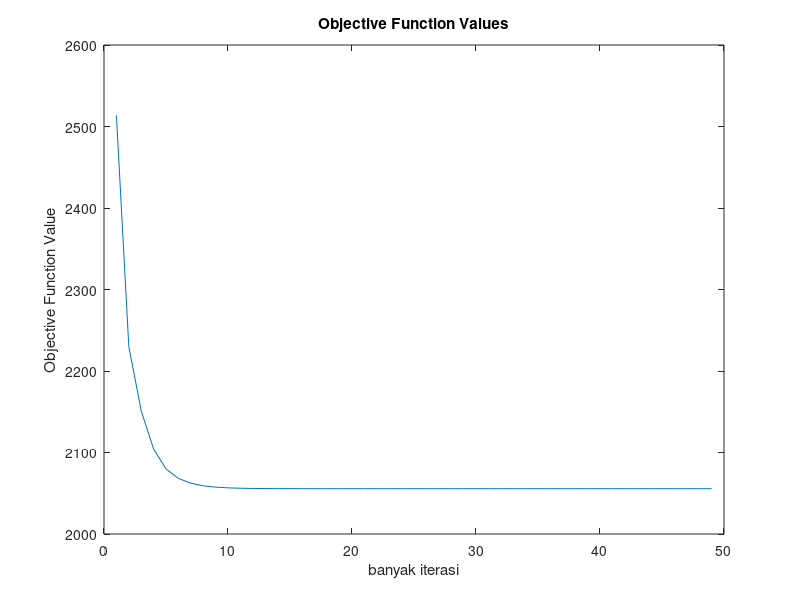
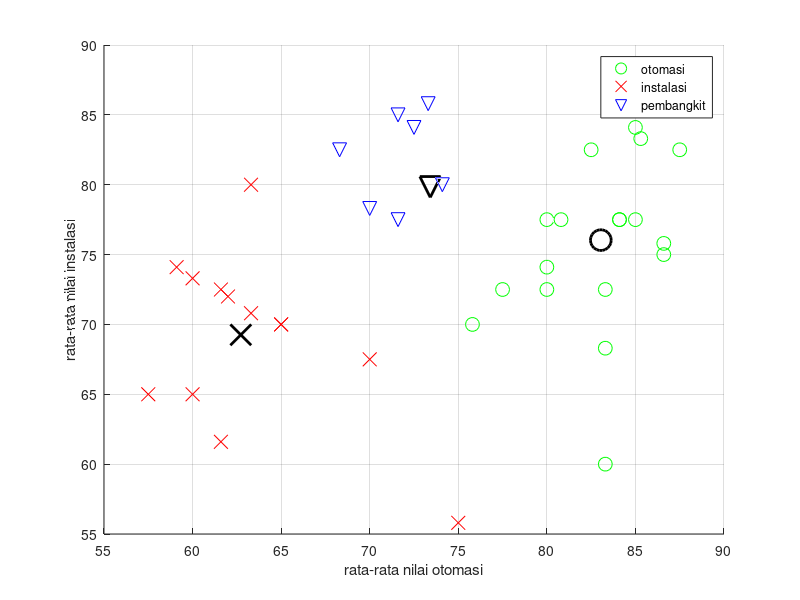

Recreate these plots in MATLAB, in order.
clc; clear all, close all;
load iris.dat

index1 = [iris(:,1),iris(:,end)];
index2 = [iris(:,2),iris(:,end)];
index3 = [iris(:,3),iris(:,end)];

[center,U,objFcn]=fcm(iris,3);
figure,
    plot(objFcn)
    title('Objective Function Values')
    xlabel('banyak iterasi')
    ylabel('Objective Function Value')
    
maxU=max(U);
index1=find(U(1,:)==maxU);
index2=find(U(2,:)==maxU);
index3=find(U(3,:)==maxU);


figure,
line(iris(index1,1),iris(index1,2),iris(index1,3),'linestyle',...
    'none','marker','o','markersize',10,'color','g');
line(iris(index2,1),iris(index2,2),iris(index2,3),'linestyle',...
    'none','marker','x','markersize',10,'color','r');
line(iris(index3,1),iris(index3,2),iris(index3,3),'linestyle',...
    'none','marker','v','markersize',10,'color','b');
hold on
    plot(center(1,1),center(1,2),'ko','markersize',15,'LineWidth',2)
    plot(center(2,1),center(2,2),'kx','markersize',15,'LineWidth',2)
    plot(center(3,1),center(3,2),'kv','markersize',15,'LineWidth',2)
legend('otomasi','instalasi','pembangkit')
    xlabel('rata-rata nilai otomasi')
    ylabel('rata-rata nilai instalasi')
    zlabel('rata-rata nilai pembangkit')
grid;

cluster_n = 3
expo = 2.0;
max_iter = 100;
min_impro = 1e-6;
min_display = 5;
opsi = [expo max_iter min_impro min_display];

[U, center, obj] = fcm(iris,cluster_n,opsi);

sample = iris(10,:);
konsentrasi_mahasiswa=[]
for i=1:3
    konsentrasi_mahasiswa(i)=norm(U(i,:) - sample);
end

[value,rata]=sort(konsentrasi_mahasiswa);
rata_terkecil=rata(1);
if rata_terkecil==1
    disp('otomasi')
elseif rata_terkecil==2
    disp('instalasi')
elseif rata_terkecil==3
    disp('pembangkit');
end
